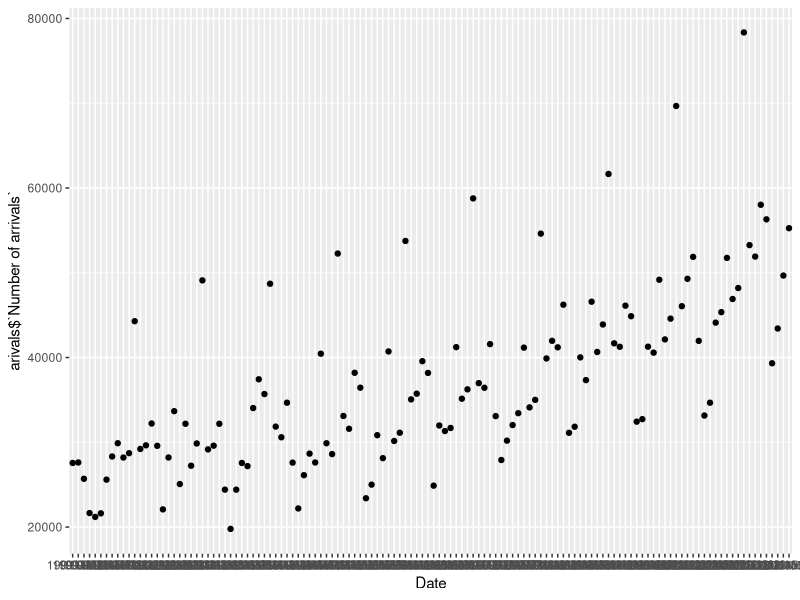
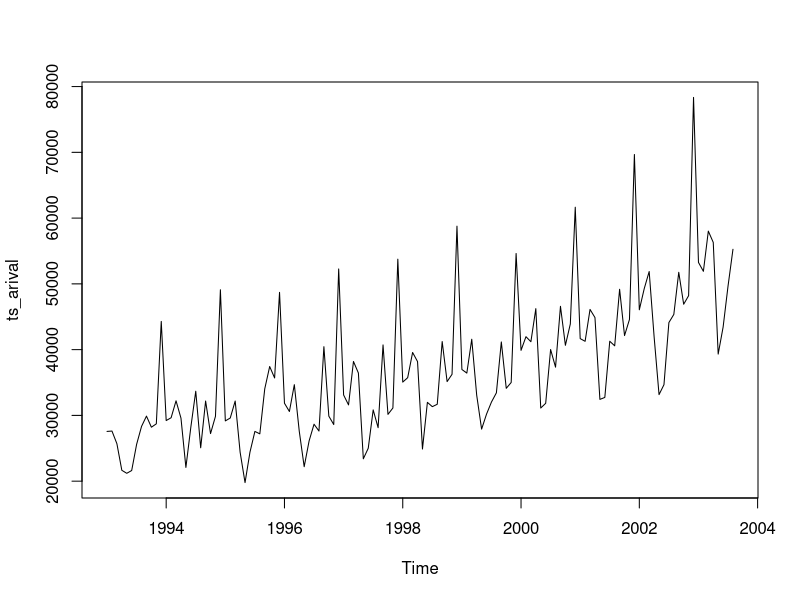
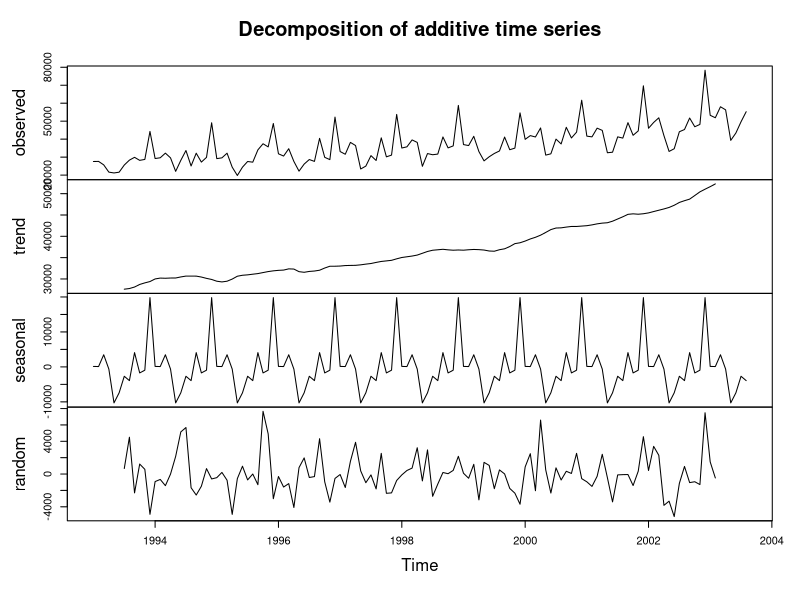
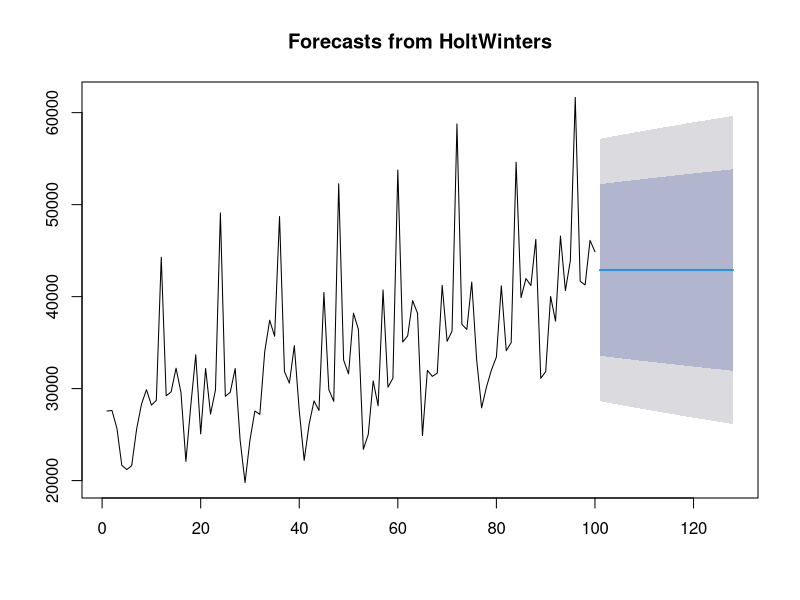
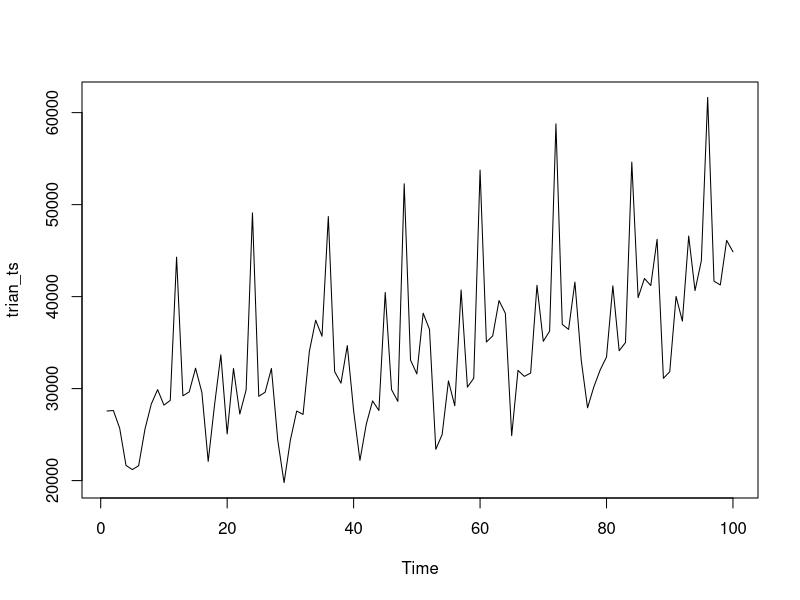
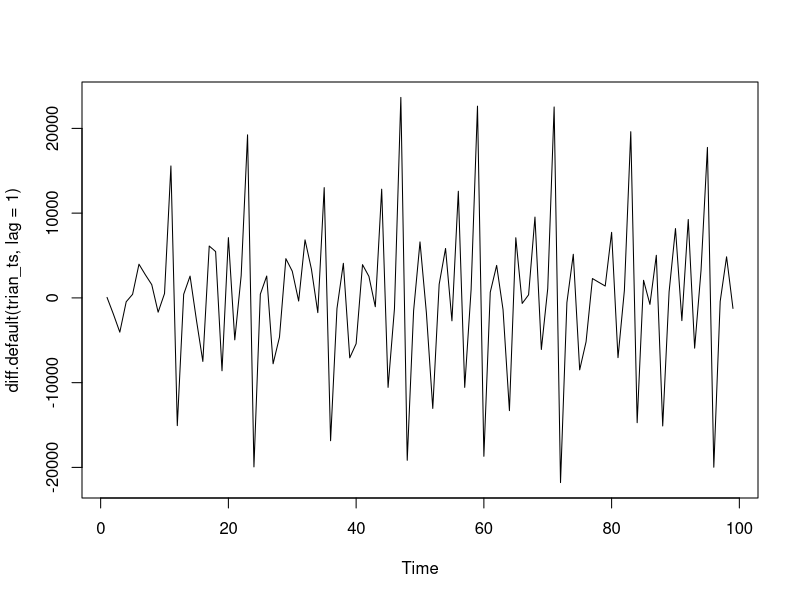
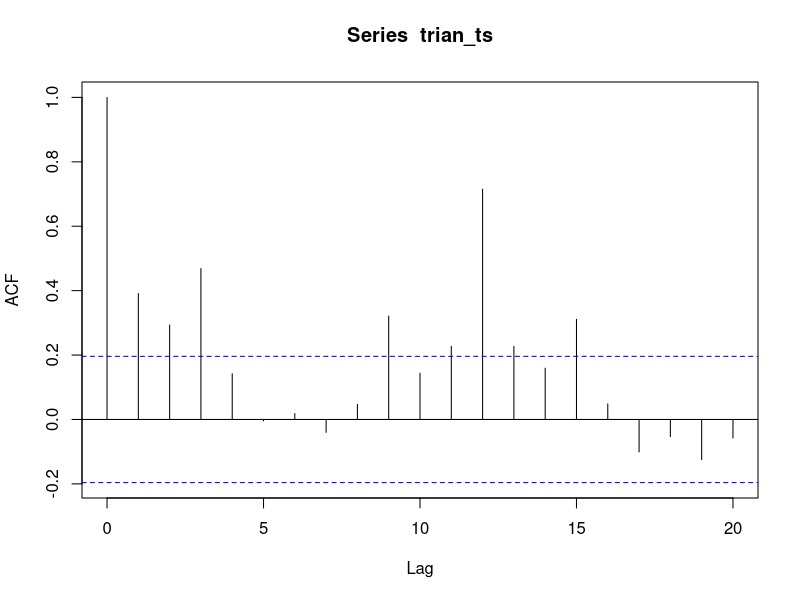
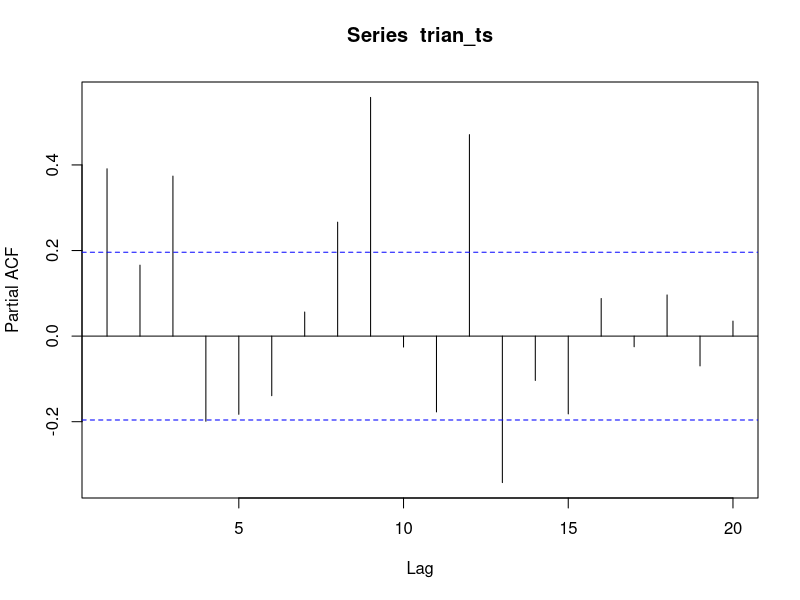

Reproduce these figures in R, in order.
setwd("I:\\kaggle\\Time series analysis\\Time_series_analysis")
#arival from austrilia_monthly
library(caret)
library(car)
library(tseries)
library(TTR)
library(forecast)
library(readxl)
library(ggplot2)
library(Metrics)
#reading the data
arivals=read_xlsx("arrivals_from_australia_monthly.xlsx")
str(arivals)
sum(is.na(arivals))
#explore the data
ggplot(arivals,aes(x=Date,y=arivals$`Number of arrivals`))+geom_point()
#convert to time series data
arivals$Date[100]
ts_arival=ts(arivals$`Number of arrivals`,start = c(1993,1),frequency = 12)
is.ts(ts_arival)
plot.ts(ts_arival)
#we have sesoality and trend in that line
#decomposition 
decom_ts=decompose(ts_arival)
plot(decom_ts)
# Trend and sesonality 
#split train and test
trian_ts=ts_arival[1:100]
test_ts=ts_arival[-c(1:100)]
#apply holtwinter 
?HoltWinters
holt_ts=HoltWinters(trian_ts,beta = FALSE,gamma = FALSE,start.periods = 2)
print(holt_ts)
#forecasting the model
?forecast
holt_for=forecast(holt_ts,model="ets",h=28)
print(holt_for$mean)
plot(forecast(holt_ts,model="ets",h=28))

#rmse of the model
RMSE(test_ts,holt_for$mean) #10463.09
rmse(test_ts,holt_for$mean)
holt_ts$coefficients
#when we apply the arima for this
#for arima check stationary
plot.ts(trian_ts)
plot.ts(diff.default(trian_ts,lag = 1))

#augmented diffy fullren
adf.test(trian_ts)
kpss.test(trian_ts)

#check for acf
acf(trian_ts) #6
pacf(trian_ts)#2
#apply the auto arima
auto.arima(trian_ts)
model_ar=arima(trian_ts,order = c(2,1,0))
print(model_ar) #2045.68 

#forecasting the arima
arima_for=forecast(model_ar,h=28)
plot(forecast(model_ar))
print(arima_for$mean)
RMSE(test_ts,arima_for$mean)
pacf(model_ar$residuals)
